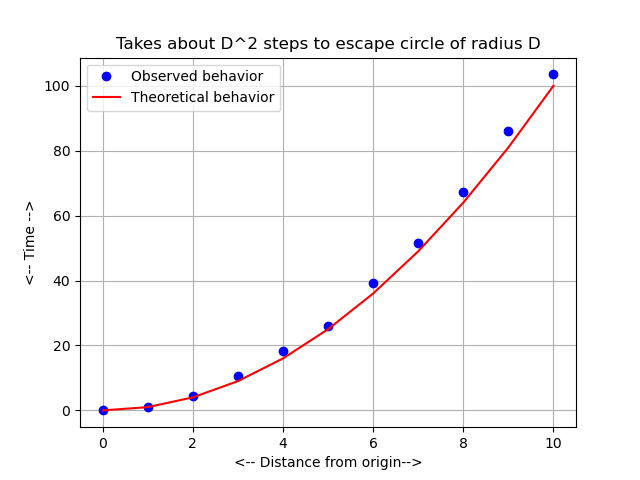

The Python source for this figure:
#! /usr/bin/env python3
#
def jumping_bean_simulation_test ( ):

#*****************************************************************************80
#
## jumping_bean_simulation_test() tests jumping_bean_simulation().
#
#  Licensing:
#
#    This code is distributed under the MIT license. 
#
#  Modified:
#
#    21 December 2024
#
#  Author:
#
#    John Burkardt
#
  import matplotlib.pyplot as plt
  import numpy as np
  import platform

  print ( '' )
  print ( 'jumping_bean_simulation_test():' )
  print ( '  python version: ' + platform.python_version ( ) )
  print ( '  numpy version:  ' + np.version.version )
  print ( '  jumping_bean_simulation() performs a 2d random walk.' )
#
#  Average the behavior over n simulations.
#
  n = 1000
  print ( '  The behavior will be averaged over ', n, ' simulations.' )
#
#  Observe the behavior over circles of radius 0, 1, ..., 10
#
  print ( '  Observe behavior over circles of radius 0 through 10.' )
  dvec = np.linspace ( 0, 10, 11 )

  t_average = np.zeros ( 11 )
  for d in range ( 0, 11 ):
    t_sum = 0
    for i in range ( 0, n ):
      t_sum = t_sum + jumping_bean_simulation ( d )
    t_average[d] = t_sum / n
#
#  Plot distance from origin versus time.
#
  plt.clf ( )
  plt.plot ( dvec, t_average, 'bo' )
  plt.plot ( dvec, dvec**2, 'r-', markersize = 20 )
  plt.legend ( [ 'Observed behavior', 'Theoretical behavior' ] )
  plt.grid ( True )
  plt.xlabel ( '<-- Distance from origin-->' )
  plt.ylabel ( '<-- Time -->' )
  plt.title ( 'Takes about D^2 steps to escape circle of radius D' )
  filename = 'jumping_bean_simulation.png'
  plt.savefig ( filename )
  print ( '  Graphics saved as "' + filename + '"' )
  plt.close ( )
#
#  Terminate.
#
  print ( '' )
  print ( 'jumping_bean_simulation_test():' )
  print ( '  Normal end of execution.' )

  return

def jumping_bean_simulation ( dmax ):

#*****************************************************************************80
#
## jumping_bean_simulation() simulates the path of a jumping bean.
#
#  Licensing:
#
#    This code is distributed under the MIT license. 
#
#  Modified:
#
#    21 December 2024
#
#  Author:
#
#    John Burkardt
#
#  Input:
#
#    real dmax: the radius of the circle which the jumping bean
#    must escape.
#
#  Output:
#
#    integer t: the number of jumps required before the jumping bean
#    was at least dmax units away from the origin.
#
  import numpy as np

  directions = np.array ( [ 'N', 'S', 'E', 'W' ] )
  location = np.array ( [ 0, 0 ] )
  d = 0.0
  t = 0

  while ( d < dmax ):
    t = t + 1
    direction = np.random.choice ( directions )
    if ( direction == 'N' ):
      location[1] = location[1] + 1
    elif ( direction == 'S' ):
      location[1] = location[1] - 1
    elif ( direction == 'E' ):
      location[0] = location[0] + 1
    else:
      location[0] = location[0] - 1
    d = np.sqrt ( location[0]**2 + location[1]**2 )

  return t

def timestamp ( ):

#*****************************************************************************80
#
## timestamp() prints the date as a timestamp.
#
#  Licensing:
#
#    This code is distributed under the MIT license. 
#
#  Modified:
#
#    21 August 2019
#
#  Author:
#
#    John Burkardt
#
  import time

  t = time.time ( )
  print ( time.ctime ( t ) )

  return

if ( __name__ == "__main__" ):
  timestamp ( )
  jumping_bean_simulation_test ( )
  timestamp ( )
